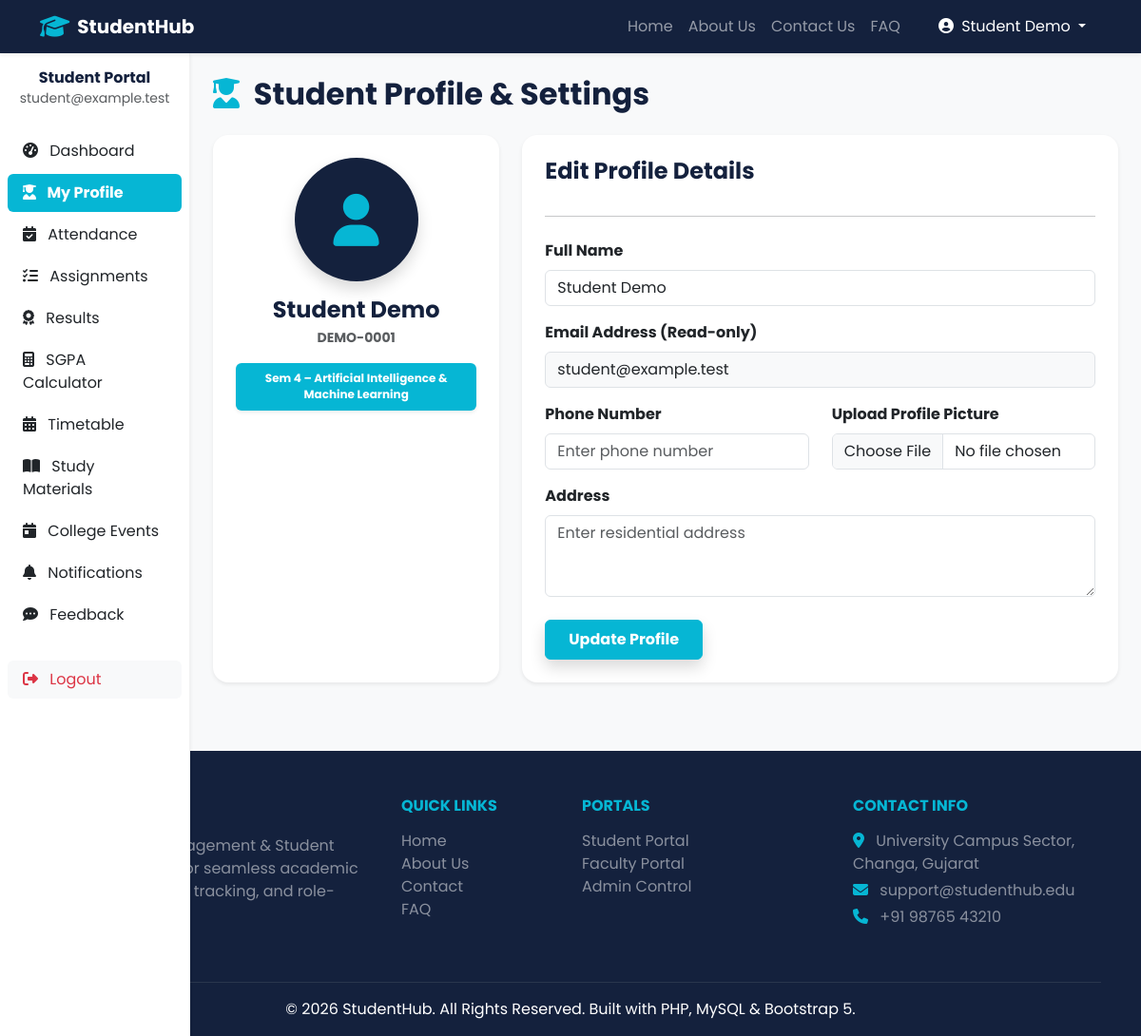
Screenshot of /dashboard/profile.php (signed in) with the database file from the repository.
### tables this page shows
CREATE TABLE students (
    id INT AUTO_INCREMENT PRIMARY KEY,
    user_id INT NOT NULL,
    name VARCHAR(100) NOT NULL,
    email VARCHAR(100) NOT NULL UNIQUE,
    department VARCHAR(100) NOT NULL,
    semester INT NOT NULL,
    enrollment_number VARCHAR(50) NOT NULL UNIQUE,
    created_at TIMESTAMP DEFAULT CURRENT_TIMESTAMP,
    FOREIGN KEY (user_id) REFERENCES users(id) ON DELETE CASCADE
);

### dashboard/profile.php (the view, shortened to what this page needs)
<?php
require_once '../config/db.php';
$user_id = $_SESSION['user_id'];
$stmt = $pdo->prepare("SELECT * FROM students WHERE user_id = ?");
$stmt->execute([$user_id]);
$student = $stmt->fetch();
require_once '../includes/header.php';
?>
<div class="container-fluid">
    <div class="row">
        <?php include '../includes/sidebar.php'; ?>
        <main class="col-md-9 ms-sm-auto col-lg-10 px-md-4 py-4">
            <h2 class="fw-bold text-navy mb-4"><i class="fas fa-user-graduate text-cyan me-2"></i> Student Profile & Settings</h2>
            <div class="row g-4">
                <div class="col-lg-4">
                    <div class="card border-0 shadow-sm rounded-4 p-4 text-center bg-white h-100">
                        <div class="mb-3">
                            <?php if(!empty($student['profile_pic']) && $student['profile_pic'] != 'default.png' && file_exists(__DIR__ . '/../uploads/profiles/' . $student['profile_pic'])): ?>
                                <img src="<?= BASE_URL ?>uploads/profiles/<?= htmlspecialchars($student['profile_pic']) ?>" class="rounded-circle shadow" width="130" height="130" style="object-fit: cover;">
                            <?php else: ?>
                                <div class="bg-navy text-cyan rounded-circle d-inline-flex align-items-center justify-content-center shadow mx-auto" style="width: 130px; height: 130px; font-size: 55px;">
                                    <i class="fas fa-user"></i>
                                </div>
                            <?php endif; ?>
                        </div>
                        <h4 class="fw-bold text-navy mb-1"><?= htmlspecialchars($student['name'] ?? '') ?></h4>
                        <p class="text-muted small mb-2 fw-bold"><?= htmlspecialchars($student['enrollment_number'] ?? '') ?></p>
                        <div class="mt-2">
                            <span class="badge bg-cyan text-white px-3 py-2 text-wrap shadow-sm" style="max-width: 100%; display: inline-block; line-height: 1.4;">
                                Sem <?= htmlspecialchars($student['semester'] ?? '1') ?> – <?= htmlspecialchars($student['department'] ?? 'N/A') ?>
                            </span>
                        </div>
                    </div>
                </div>
                <div class="col-lg-8">
                    <div class="card border-0 shadow-sm rounded-4 p-4 bg-white">
                        <h4 class="fw-bold text-navy mb-3">Edit Profile Details</h4>
                        <hr class="mb-4">
                        <form action="" method="POST" enctype="multipart/form-data">
                            <div class="mb-3">
                                <label class="form-label fw-bold">Full Name</label>
                                <input type="text" name="name" class="form-control" value="<?= htmlspecialchars($student['name'] ?? '') ?>" required>
                            </div>
                            <div class="mb-3">
                                <label class="form-label fw-bold">Email Address (Read-only)</label>
                                <input type="email" class="form-control bg-light" value="<?= htmlspecialchars($student['email'] ?? '') ?>" readonly>
                            </div>
                            <div class="row">
                                <div class="col-md-6 mb-3">
                                    <label class="form-label fw-bold">Phone Number</label>
                                    <input type="text" name="phone" class="form-control" placeholder="Enter phone number" value="<?= htmlspecialchars($student['phone'] ?? '') ?>">
                                </div>
                                <div class="col-md-6 mb-3">
                                    <label class="form-label fw-bold">Upload Profile Picture</label>
                                    <input type="file" name="profile_pic" class="form-control" accept="image/*">
                                </div>
                            </div>
                            <div class="mb-4">
                                <label class="form-label fw-bold">Address</label>
                                <textarea name="address" rows="3" class="form-control" placeholder="Enter residential address"><?= htmlspecialchars($student['address'] ?? '') ?></textarea>
                            </div>
                            <button type="submit" class="btn btn-cyan text-white fw-bold px-4 py-2 shadow">Update Profile</button>
                        </form>
                    </div>
                </div>
            </div>
        </main>
    </div>
</div>
<?php require_once '../includes/footer.php'; ?>

### assets/css/style.css (style rules this page uses)
:root { --navy: #14213D; --royal-blue: #2563EB; --cyan: #06B6D4; --light-grey: #F8FAFC; }
body { font-family: 'Poppins', sans-serif; background-color: var(--light-grey); color: var(--navy); }
.bg-navy { background-color: var(--navy) !important; }
.text-navy { color: var(--navy) !important; }
.bg-cyan { background-color: var(--cyan) !important; }
.text-cyan { color: var(--cyan) !important; }
.btn-cyan { background-color: var(--cyan); border-color: var(--cyan); color: #fff; }

### rows the page displays
students: name "Student Demo", enrollment_number "DEMO-0001", semester "4", department "Artificial Intelligence & Machine Learning", email "student@example.test"

### other values shown
SITE_NAME "StudentHub"
$_SESSION['name'] "Student Demo"
$_SESSION['email'] "student@example.test"
